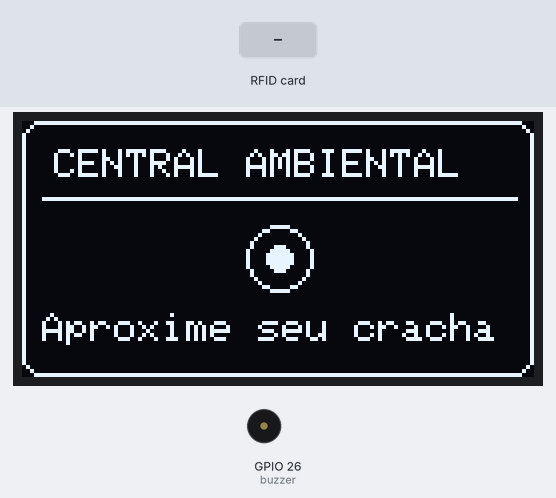
Recording of a sketch running on a simulated ESP32. On the bench: 128×64 one-colour display, buzzer (waves = sounding). The test bench sets the inputs (shaded band). What the sketch prints to the serial monitor is not drawn.

Above: at 1.3 s.
1.4 s: RFID card 8B 10 F3 06 held to the reader
At 1.63 s:
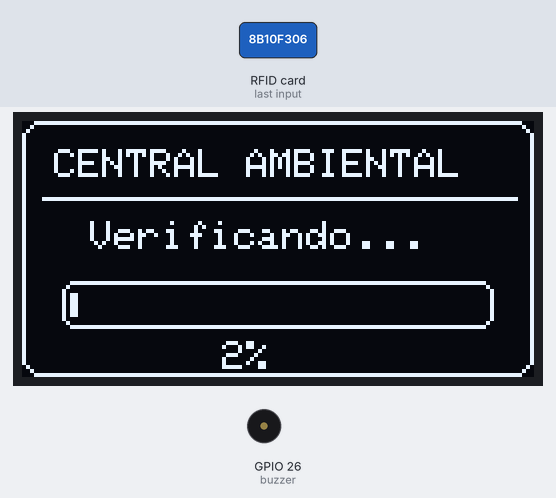
At 7.4 s:
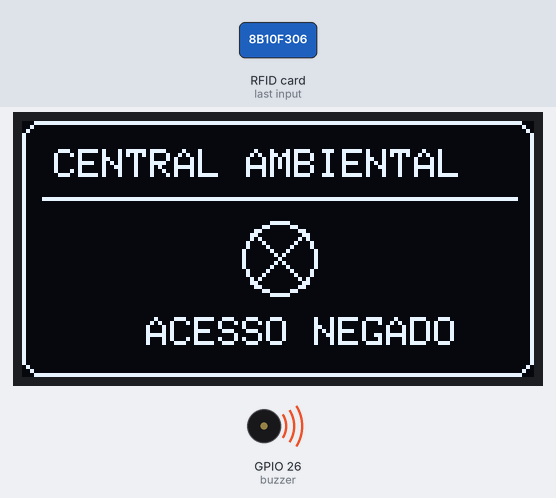
7.7 s: RFID card 5E 7A 19 C4 held to the reader
At 8.07 s:
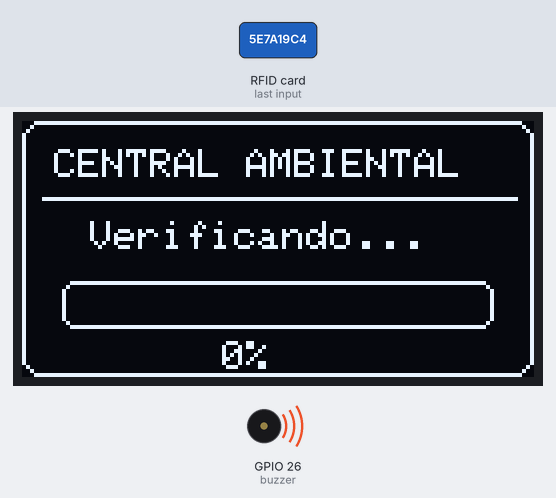
Timing chart, 0 to 15.4 s (numbered marks = the images above; inputs shaded):
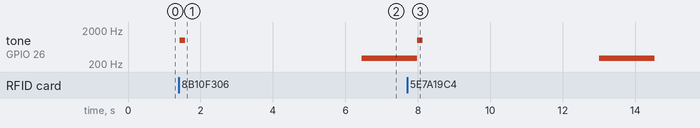

Measured:
- after the input at 1.4 s, tone on GPIO 26 (buzzer): silent → 1000 Hz at once, → silent 0.15 s later, → 300 Hz 4.9 s later; the display: first changes after 0.05 s (image 1 shows a later state)
- after the input at 7.7 s, tone on GPIO 26 (buzzer): 300 Hz → 1000 Hz after 0.28 s, → silent 0.15 s later, → 300 Hz 4.9 s later, → silent 1.5 s later; the display: first differs from a run without the input after 0.31 s (image 3)

The sketch:

Controle_Central.ino
```cpp
#include <SPI.h>
#include <MFRC522.h>
#include <Wire.h>
#include <Adafruit_GFX.h>
#include <Adafruit_SSD1306.h>
#include <string.h>

// UART2 do ESP32
#define RX 16
#define TX 17

#define PINO_SDA 5
#define PINO_RST 27

#define LARGURA 128
#define ALTURA 64
#define OLED_RESET -1
#define ENDERECO_OLED 0x3C

Adafruit_SSD1306 display(
  LARGURA,
  ALTURA,
  &Wire,
  OLED_RESET
);

// COMUNICAÇÃO SERIAL COM ARDUINO NANO
HardwareSerial serialNano(2);
String linha = "";

float temperatura = -1;
float umidade = -1;
int chuva = 0;
int gas = 0;

bool dadosRecebidos = false;
unsigned long ultimaRecepcao = 0;

// PINOS
const int buzzer = 26;

// OBJETOS
MFRC522 rfid(PINO_SDA, PINO_RST);

// UID DO CARTAO AUTORIZADO
byte uidAutorizado[] = {0x8B, 0x10, 0xF3, 0x06};

// CHAVE PADRAO DO RFID
MFRC522::MIFARE_Key chave;

// DADOS EXTRAIDOS DO CARTAO
char nomeCartao[17] = "";
char pinCartao[17] = "";

// PIN AUTORIZADO
const char pinAutorizado[] = "Shaolin@308_";

// CONTROLE DO SISTEMA
unsigned long tempoInicial = 0;
unsigned long ultimaAtualizacao = 0;
unsigned long tempoBuzzer = 0;

bool carregando = false;
bool erroLeitura = false;
bool autorizado = false;
bool sistemaIniciado = false;
bool aguardandoDesenhado = false;
bool buzzerAtivo = false;

// ------------------ //
// FUNÇÕES DO SISTEMA //
// ------------------ //

// TELA DE AGUARDO
void telaAguardando() {

  display.clearDisplay();

  // CABEÇALHO
  display.drawRoundRect(0, 0, 128, 64, 5, SSD1306_WHITE);

  display.setTextSize(1);
  display.setTextColor(SSD1306_WHITE);

  display.setCursor(8, 7);
  display.print("CENTRAL AMBIENTAL");

  display.drawLine(5, 19, 123, 19, SSD1306_WHITE);

  // ÍCONE CENTRAL
  display.drawCircle(64, 34, 8, SSD1306_WHITE);
  display.fillCircle(64, 34, 3, SSD1306_WHITE);

  // MENSAGEM
  display.setCursor(5, 48);
  display.print("Aproxime seu cracha");

  display.display();
}


// TELA DE CARREGAMENTO
void telaCarregamento(int progresso) {

  display.clearDisplay();

  // CABEÇALHO
  display.drawRoundRect(0, 0, 128, 64, 5, SSD1306_WHITE);

  display.setTextSize(1);
  display.setTextColor(SSD1306_WHITE);

  display.setCursor(8, 7);
  display.print("CENTRAL AMBIENTAL");

  display.drawLine(5, 19, 123, 19, SSD1306_WHITE);

  // MENSAGEM DE INICIALIZAÇÃO
  display.setCursor(17, 25);
  display.print("Verificando...");

  // BARRA DE CARREGAMENTO
  display.drawRoundRect(10, 40, 108, 12, 3, SSD1306_WHITE);

  display.fillRoundRect(
    12, 42,
    (104 * progresso) / 100,
    8, 2,
    SSD1306_WHITE
  );

  // PORCENTAGEM
  display.setCursor(50, 55);
  display.print(progresso);
  display.print("%");

  display.display();
}


// TELA DE ACESSO NEGADO
void telaAcessoNegado() {

  display.clearDisplay();

  // BORDA
  display.drawRoundRect(0, 0, 128, 64, 5, SSD1306_WHITE);

  // CABEÇALHO
  display.setTextSize(1);
  display.setTextColor(SSD1306_WHITE);
  display.setCursor(8, 7);
  display.print("CENTRAL AMBIENTAL");

  display.drawLine(5, 19, 123, 19, SSD1306_WHITE);

  // ICONE DE BLOQUEIO
  display.drawCircle(64, 34, 9, SSD1306_WHITE);
  display.drawLine(58, 28, 70, 40, SSD1306_WHITE);
  display.drawLine(70, 28, 58, 40, SSD1306_WHITE);

  // MENSAGEM
  display.setCursor(31, 49);
  display.print("ACESSO NEGADO");

  display.display();
}


// TELA PRINCIPAL
void telaPrincipal() {

  display.clearDisplay();

  display.drawRoundRect(0, 0, 128, 64, 5, SSD1306_WHITE);

  display.fillRoundRect(2, 2, 124, 13, 3, SSD1306_WHITE);

  display.setTextSize(1);
  display.setTextColor(SSD1306_BLACK);

  display.setCursor(8, 5);
  display.print("CENTRAL AMBIENTAL");

  // INDICADOR DE SISTEMA ATIVO
  display.fillCircle(115, 8, 3, SSD1306_BLACK);

  atualizarDisplay();
}


// VERIFICA SE EXISTE UM CARTAO E LE SEUS DADOS
bool verificarCartao() {

  if (!rfid.PICC_IsNewCardPresent()) {
    return false;
  }

  if (!rfid.PICC_ReadCardSerial()) {
    return false;
  }

  Serial.print("UID: ");

  for (byte i = 0; i < rfid.uid.size; i++) {
    Serial.print(rfid.uid.uidByte[i], HEX);
    Serial.print(" ");
  }

  Serial.println();

  // LIMPA OS DADOS ANTERIORES
  memset(nomeCartao, 0, sizeof(nomeCartao));
  memset(pinCartao, 0, sizeof(pinCartao));

  autorizado = false;
  erroLeitura = false;

  // AUTENTICA O SETOR 1
  MFRC522::StatusCode status;

  status = rfid.PCD_Authenticate(
    MFRC522::PICC_CMD_MF_AUTH_KEY_A,
    4,
    &chave,
    &rfid.uid
  );

  if (status != MFRC522::STATUS_OK) {

    Serial.println("Erro na autenticacao!");

    Serial.print("Erro RFID: ");
    Serial.println(rfid.GetStatusCodeName(status));

    erroLeitura = true;

  } else {

    byte buffer[18];
    byte tamanho;

    // LE O NOME - BLOCO 4
    tamanho = sizeof(buffer);

    status = rfid.MIFARE_Read(4, buffer, &tamanho);

    if (status == MFRC522::STATUS_OK) {

      memcpy(nomeCartao, buffer, 16);
      nomeCartao[16] = '\0';

      // REMOVE ESPACOS DO FINAL
      for (int i = 15; i >= 0 && nomeCartao[i] == ' '; i--) {
        nomeCartao[i] = '\0';
      }

      Serial.print("Nome: ");
      Serial.println(nomeCartao);

    } else {

      Serial.println("Erro ao ler o nome!");

      Serial.print("Erro RFID: ");
      Serial.println(rfid.GetStatusCodeName(status));

      erroLeitura = true;
    }


    // LE O PIN - BLOCO 6
    if (!erroLeitura) {

      tamanho = sizeof(buffer);

      status = rfid.MIFARE_Read(6, buffer, &tamanho);

      if (status == MFRC522::STATUS_OK) {

        memcpy(pinCartao, buffer, 16);
        pinCartao[16] = '\0';

        // REMOVE ESPACOS DO FINAL
        for (int i = 15; i >= 0 && pinCartao[i] == ' '; i--) {
          pinCartao[i] = '\0';
        }

        Serial.print("PIN: ");
        Serial.println(pinCartao);

      } else {

        Serial.println("Erro ao ler o PIN!");

        Serial.print("Erro RFID: ");
        Serial.println(rfid.GetStatusCodeName(status));

        erroLeitura = true;
      }
    }
  }

  // FINALIZA A COMUNICACAO COM O CARTAO
  rfid.PICC_HaltA();
  rfid.PCD_StopCrypto1();

  // VERIFICA O PIN
  if (!erroLeitura) {

    if (strcmp(pinCartao, pinAutorizado) == 0) {

      autorizado = true;

      Serial.println("PIN CORRETO!");
      Serial.println("ACESSO AUTORIZADO!");

    } else {

      autorizado = false;

      Serial.println("PIN INCORRETO!");
      Serial.println("ACESSO NEGADO!");
    }

  } else {

    autorizado = false;

    Serial.println("FALHA NA LEITURA DO CARTAO!");
  }

  return true;
}

// RECEBIMENTO DAS MENSAGENS DO ARDUINO
void processarMensagem(String mensagem){

  float t, h;
  int c, g;

  int lidos = sscanf(
    mensagem.c_str(),
    "T:%f;H:%f;C:%d;G:%d",
    &t, &h, &c, &g
  );

  if(lidos != 4){
    return;
  }

  temperatura = t;
  umidade = h;
  chuva = c;
  gas = g;

  dadosRecebidos = true;
  ultimaRecepcao = millis();

  Serial.println("\nDados recebidos: ");
  Serial.println(mensagem);
  Serial.println("\n");
}

// ATUALIZA OS DADOS NO DISPLAY
void atualizarDisplay() {

  display.clearDisplay();

  display.drawRoundRect(0, 0, 128, 64, 5, SSD1306_WHITE);

  // CABECALHO
  display.fillRoundRect(2, 2, 124, 13, 3, SSD1306_WHITE);

  display.setTextSize(1);
  display.setTextColor(SSD1306_BLACK);

  display.setCursor(8, 5);
  display.print("CENTRAL AMBIENTAL");

  display.fillCircle(115, 8, 3, SSD1306_BLACK);

  // VERIFICAR COMUNICACAO
  display.setTextColor(SSD1306_WHITE);

  if (!dadosRecebidos ||
      millis() - ultimaRecepcao > 5000) {

    display.setCursor(17, 29);
    display.print("AGUARDANDO");

    display.setCursor(17, 40);
    display.print("ARDUINO");

    display.display();
    return;
  }

  // TEMPERATURA
  display.setCursor(7, 20);
  display.print("Temp: ");

  if (temperatura < 0) {
    display.print("--");
  } else {
    display.print(temperatura, 1);
    display.print(" C");
  }

  // UMIDADE
  display.setCursor(7, 30);
  display.print("Umidade: ");

  if (umidade < 0) {
    display.print("--");
  } else {
    display.print(umidade, 1);
    display.print(" %");
  }

  // CHUVA
  display.setCursor(7, 40);
  display.print("Chuva: ");

  if (chuva <= 350) {
    display.print("Sim");
  }
  else {
    display.print("Nao");
  }

  // GAS MQ2
  display.setCursor(7, 50);
  display.print("Gas MQ2: ");
  display.print(gas);

  // RODAPE
  // display.fillRect(2, 58, 124, 4, SSD1306_WHITE);

  // display.setTextColor(SSD1306_BLACK);
  // display.setCursor(20, 57);
  // display.print("COMUNICACAO OK");

  display.display();
}

// RECEBE OS DADOS PELA SERIAL
void receberDados() {

  while (serialNano.available()) {

    char caractere = serialNano.read();

    if (caractere == '\n') {

      processarMensagem(linha);
      linha = "";

    } else if (caractere != '\r') {

      linha += caractere;
    }
  }
}

// CONTROLE DO BUZZER SEM DELAY
void tocarApito(int frequencia, int duracao) {

  tone(buzzer, frequencia);

  tempoBuzzer = millis() + duracao;
  buzzerAtivo = true;
}

void atualizarBuzzer() {

  if (buzzerAtivo && (long)(millis() - tempoBuzzer) >= 0) {

    noTone(buzzer);
    buzzerAtivo = false;
  }
}


// ----------------- //
// SISTEMA PRINCIPAL //
// ----------------- //
void setup() {
  Serial.begin(115200);
  serialNano.begin(9600, SERIAL_8N1, RX, TX);
  Wire.begin();

  // Inicializa o display I2C
  if (!display.begin(SSD1306_SWITCHCAPVCC, ENDERECO_OLED))
  {
    Serial.println("Erro ao iniciar OLED!");
    while (true) {}
  }

  pinMode(buzzer, OUTPUT);

  // INICIALIZA O RFID
  SPI.begin();
  rfid.PCD_Init();

  // CONFIGURA CHAVE PADRAO
  for (byte i = 0; i < 6; i++) {
    chave.keyByte[i] = 0xFF;
  }

  telaAguardando();
  aguardandoDesenhado = true;

  Serial.println("Leitor RFID iniciado!");
}

void loop() {

  atualizarBuzzer();
  receberDados();

  // SISTEMA AINDA NAO INICIADO
  if (!sistemaIniciado) {

    // AGUARDA A LEITURA DE UM CARTAO
    if (!carregando) {

      if (verificarCartao()) {

        carregando = true;

        tempoInicial = millis();
        ultimaAtualizacao = 0;

        tocarApito(1000, 150);
      }
    }

    // SISTEMA EM PROCESSO DE INICIALIZACAO
    else {

      unsigned long tempoDecorrido = millis() - tempoInicial;

      int progresso = (tempoDecorrido * 100UL) / 5000UL;

      if (progresso > 100) {
        progresso = 100;
      }

      // ATUALIZA A TELA A CADA 100 MS
      if (millis() - ultimaAtualizacao >= 100) {

        telaCarregamento(progresso);
        ultimaAtualizacao = millis();
      }

      // VERIFICA SE O CARREGAMENTO TERMINOU
      if (tempoDecorrido >= 5000) {

        carregando = false;

        // CARTAO AUTORIZADO
        if (autorizado) {

          sistemaIniciado = true;

          telaPrincipal();
          tocarApito(4000, 500);
        }

        // CARTAO NAO AUTORIZADO
        else {

          telaAcessoNegado();
          tocarApito(300, 500);

          delay(1500);

          telaAguardando();
        }
      }
    }
  }

  // SISTEMA INICIADO
  else {

    atualizarDisplay();

    // if (carregando || !aguardandoDesenhado) {

    //   carregando = false;
    //   telaAguardando();
    //   aguardandoDesenhado = true;
    // }
  }
}
```
